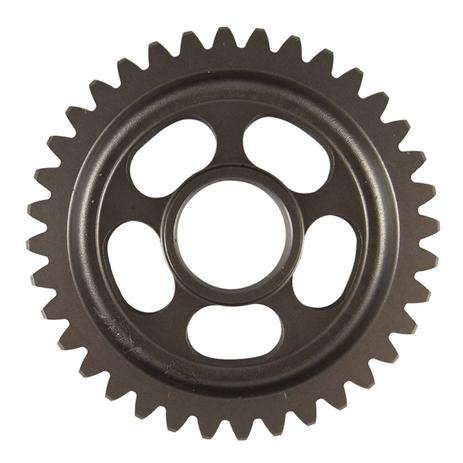
#> input picture images/imagem1.jpg, 463 x 463 px
$ python count_gear_teeth.py images/imagem1.jpg
#> lines starting #> are read from the running program, lines starting #| are printed output that depends on the picture; after the words box and inside, x2 and y2 are one past the last pixel; in counts of white or black regions, pixels touching at a corner belong together
import sys
from math import floor

import cv2
import matplotlib.pyplot as plt

# Get image from command line argument
image_path = sys.argv[1]
gear = cv2.imread(image_path)
#> gear is the input picture: shape (463, 463, 3); mean B, G, R 172.8, 175.8, 179.5
precision_threshold = 0.005

# Filter edges and find contours
gear_bilateral_filter = cv2.bilateralFilter(gear, 5, 175, 175)
gear_median_blur = cv2.medianBlur(gear_bilateral_filter, 5)
gear_edges = cv2.Canny(gear_median_blur, 75, 200)
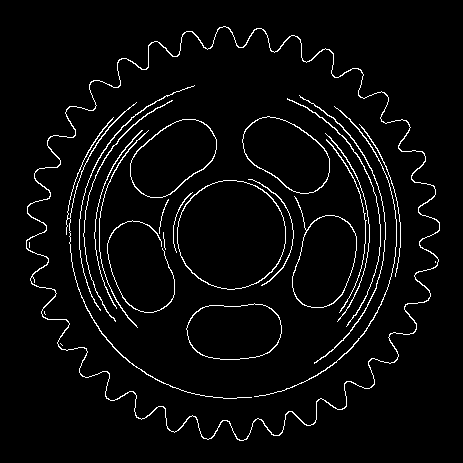
#> gear_edges: shape (463, 463); 3.8% white in thin lines or dots, all inside (x1, y1, x2, y2) = (26, 26, 440, 441)
contours, _ = cv2.findContours(gear_edges, cv2.RETR_EXTERNAL, cv2.CHAIN_APPROX_SIMPLE)
#> contours = 1 contour; box (x1, y1, x2, y2) and area: (26, 26, 440, 441) 123050

# Get the contour with the biggest area
max_contour = max(contours, key=cv2.contourArea)
#> max_contour = contour of 962 points, box (x1, y1, x2, y2) (26, 26, 440, 441), area 123050

# Approximate the contour
arclen = cv2.arcLength(max_contour, True)
#> arclen = 2189.1
approx = cv2.approxPolyDP(max_contour,
                          precision_threshold * arclen,
                          True)
#> approx = contour of 72 points, box (x1, y1, x2, y2) (26, 26, 440, 441), area 121282

# Overlay the image with the results
for point in approx:
    cv2.circle(gear, point[0], 3, (0,255,0), -1, cv2.LINE_AA)
#> this loop made 72 passes
#> point on passes 1 to 12: [[223, 26]], [[207, 49]], [[184, 32]], [[176, 56]], [[151, 42]], [[145, 69]], [[119, 59]], [[117, 87]], [[93, 80]], [[95, 107]], [[66, 109]], [[75, 134]]
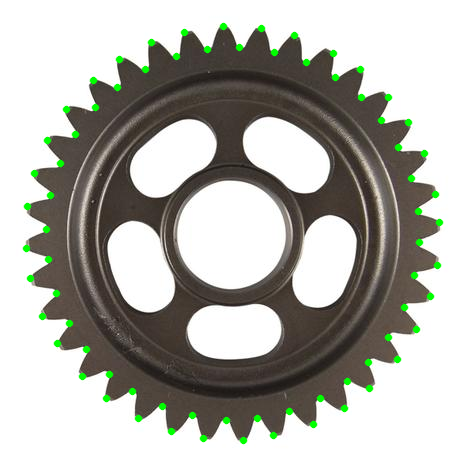
#> gear: shape (463, 463, 3); 1.91% of pixels changed, all inside (x1, y1, x2, y2) = (22, 22, 444, 445)

# The number of teeth is half the number of angles found on the gear
result = floor(len(approx) / 2)
#> result = 36

# Display the results
print(f"Number of teeth: {result}")
#| Number of teeth: 36

plt.imshow(gear)
plt.show()

$ run again, on images/imagem3.jpg
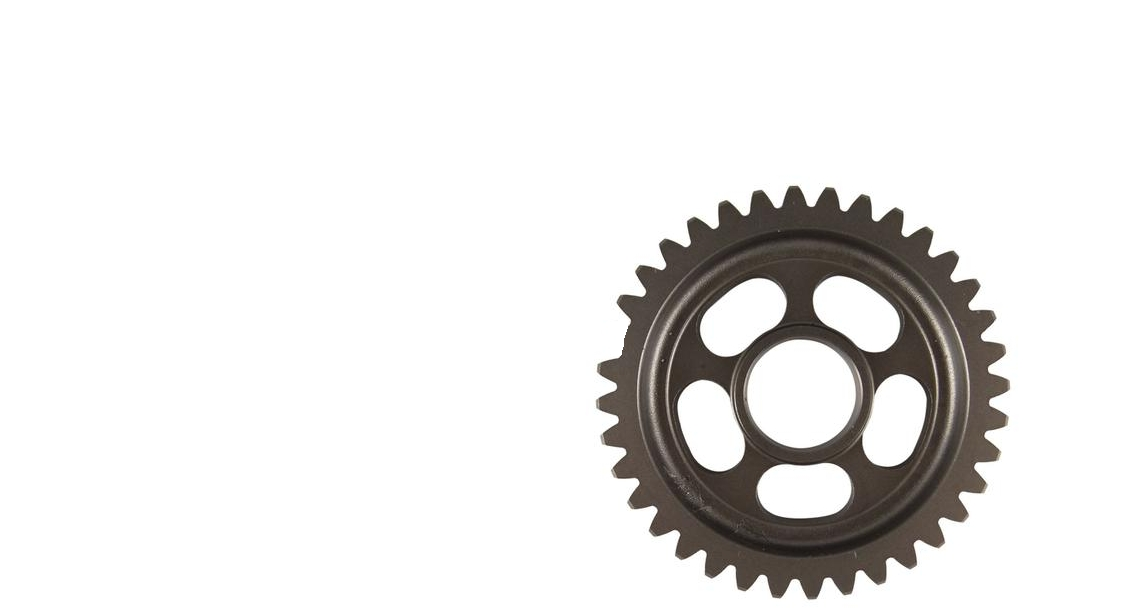
#> input picture images/imagem3.jpg, 1139 x 616 px
#> gear is the input picture: shape (616, 1139, 3); mean B, G, R 230, 230.9, 232
#> `gear_edges = cv2.Canny(gear_median_blur, 75, 200)`:
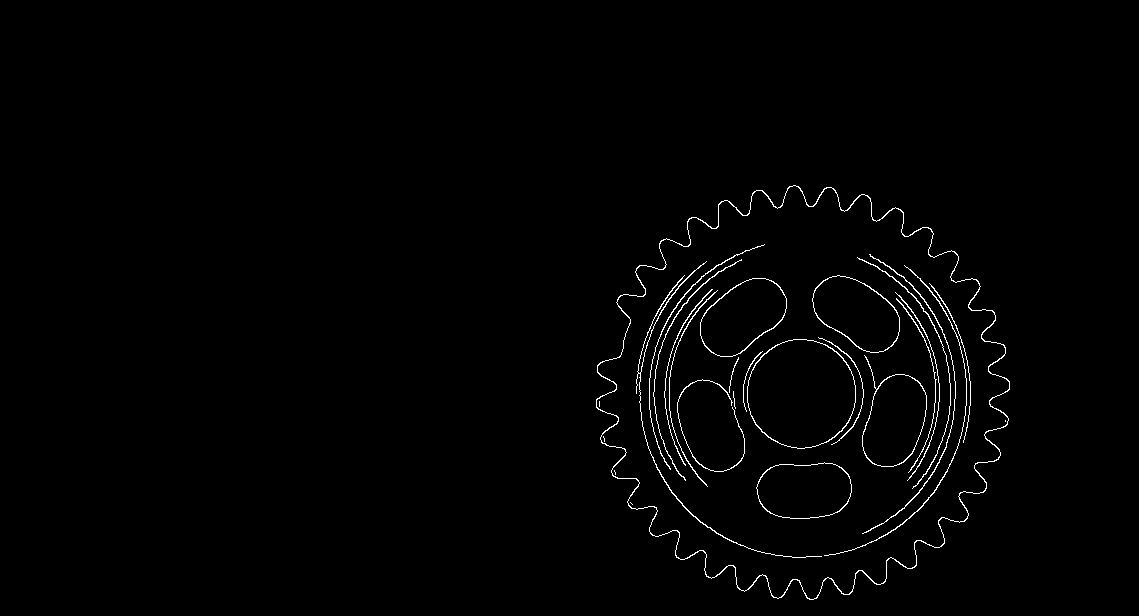
#> gear_edges: shape (616, 1139); 1.2% white in thin lines or dots, all inside (x1, y1, x2, y2) = (596, 185, 1010, 600)
#> contours = 1 contour; box (x1, y1, x2, y2) and area: (596, 185, 1010, 600) 122652
#> max_contour = contour of 958 points, box (x1, y1, x2, y2) (596, 185, 1010, 600), area 122652
#> arclen = 2165.8
#> approx = contour of 71 points, box (x1, y1, x2, y2) (596, 185, 1010, 600), area 120888
#> the loop `for point in approx:` made 71 passes
#> point on passes 1 to 8: [[793, 185]], [[777, 208]], [[754, 191]], [[746, 215]], [[721, 201]], [[715, 228]], [[689, 218]], [[687, 246]]
#> after the loop `for point in approx:`:
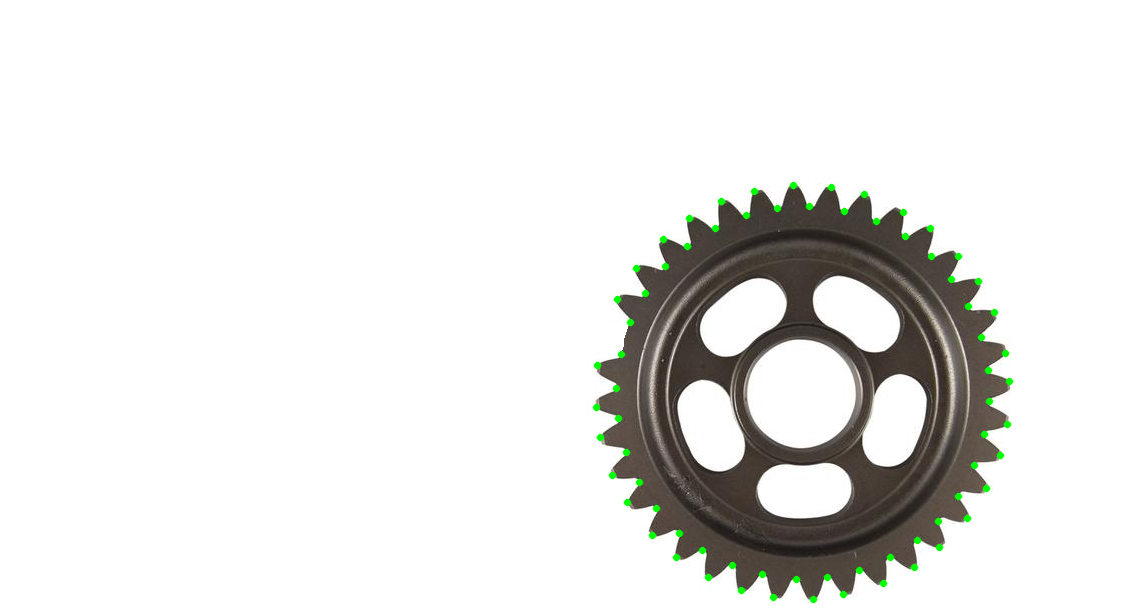
#> gear: shape (616, 1139, 3); 0.58% of pixels changed, all inside (x1, y1, x2, y2) = (592, 181, 1014, 604)
#> result = 35
#| Number of teeth: 35
